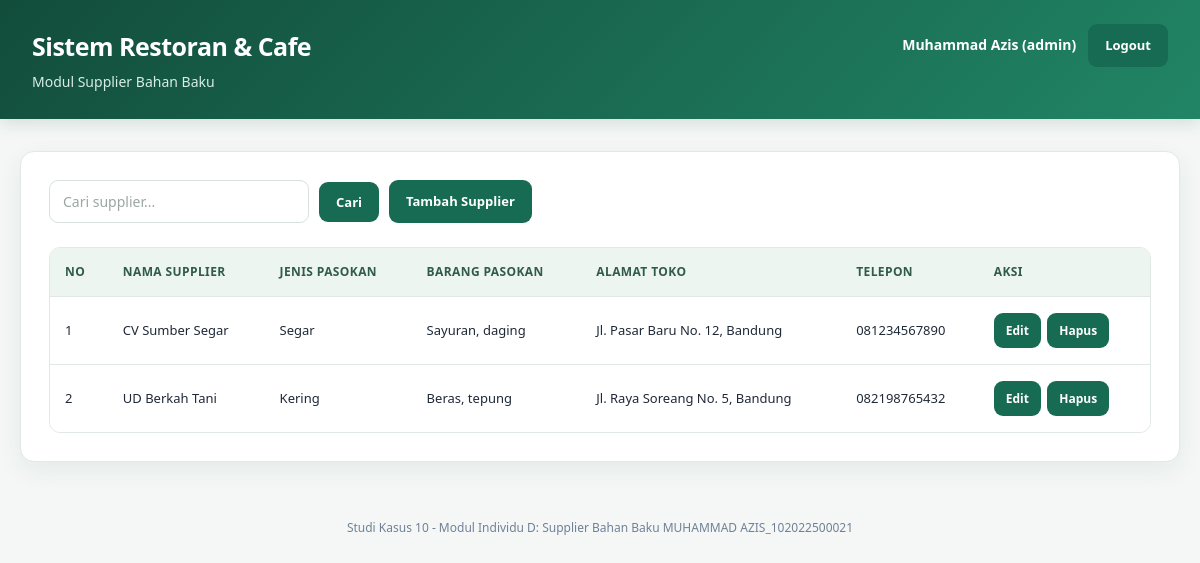
The app's page /index.php (signed in) with its own data.
### tables this page shows
CREATE TABLE IF NOT EXISTS `supplier` (
  `id_supplier`    INT AUTO_INCREMENT PRIMARY KEY,
  `nama_supplier`  VARCHAR(100) NOT NULL,
  `jenis_pasokan`  ENUM('Segar','Kering') NOT NULL,
  `barang_pasokan` VARCHAR(150) NOT NULL,
  `alamat_toko`    TEXT NOT NULL,
  `no_telepon`     VARCHAR(20) NOT NULL
);

### auth.php (called while the page is built, shortened)
<?php
function role_user() {
    return $_SESSION['role'] ?? null;
}
function adalah_admin() {
    return role_user() === 'admin';
}

### index.php (the view, shortened to what this page needs)
<?php
include "koneksi.php";
include "auth.php";
$cari = isset($_GET['cari']) ? trim($_GET['cari']) : "";
if ($cari != "") {
    $stmt = mysqli_prepare($koneksi, "SELECT * FROM supplier
        WHERE nama_supplier LIKE ? OR barang_pasokan LIKE ? OR alamat_toko LIKE ?
        ORDER BY id_supplier ASC");
    $like = "%" . $cari . "%";
    mysqli_stmt_bind_param($stmt, "sss", $like, $like, $like);
    mysqli_stmt_execute($stmt);
    $data = mysqli_stmt_get_result($stmt);
} else {
    $data = mysqli_query($koneksi, "SELECT * FROM supplier ORDER BY id_supplier ASC");
}
?>
<!DOCTYPE html>
<html lang="id">
<head>
  <link rel="stylesheet" href="style.css">
</head>
<body>
<header>
  <h1>Sistem Restoran &amp; Cafe</h1>
  <p>Modul Supplier Bahan Baku</p>
  <div class="navbar">
    <span><?= htmlspecialchars($_SESSION['nama']) ?> (<?= htmlspecialchars($_SESSION['role']) ?>)</span>
    <a href="logout.php" class="btn">Logout</a>
  </div>
</header>
<div class="container">
  <div class="toolbar">
    <form method="get">
      <input type="text" name="cari" placeholder="Cari supplier..." value="<?= htmlspecialchars($cari) ?>">
      <button type="submit" class="btn">Cari</button>
      <a href="tambah.php" class="btn">Tambah Supplier</a>
    </form>
  </div>
  <table>
    <thead>
      <tr>
        <th>No</th>
        <th>Nama Supplier</th>
        <th>Jenis Pasokan</th>
        <th>Barang Pasokan</th>
        <th>Alamat Toko</th>
        <th>Telepon</th>
        <th>Aksi</th>
      </tr>
    </thead>
    <tbody>
      <?php $no = 1; while ($row = mysqli_fetch_assoc($data)): ?>
      <tr>
        <td><?= $no++ ?></td>
        <td><?= htmlspecialchars($row['nama_supplier']) ?></td>
        <td><?= $row['jenis_pasokan'] ?></td>
        <td><?= htmlspecialchars($row['barang_pasokan']) ?></td>
        <td><?= htmlspecialchars($row['alamat_toko']) ?></td>
        <td><?= htmlspecialchars($row['no_telepon']) ?></td>
        <td>
          <a href="edit.php?id=<?= $row['id_supplier'] ?>" class="btn">Edit</a>
          <?php if (adalah_admin()): ?>
          <a href="hapus.php?id=<?= $row['id_supplier'] ?>" class="btn"
             onclick="return confirm('Yakin hapus supplier ini?')">Hapus</a>
          <?php endif; ?>
        </td>
      </tr>
      <?php endwhile; ?>
    </tbody>
  </table>
</div>
<footer>Studi Kasus 10 - Modul Individu D: Supplier Bahan Baku MUHAMMAD AZIS_102022500021</footer>
</body>
</html>

### style.css (style rules this page uses)
:root { --primary: #176b52; --primary-dark: #10513f; --primary-light: #e7f4ee; --background: #f4f7f6; --surface: #ffffff; --text: #1f2937; --text-muted: #718096; --border: #e2e8e5; --danger: #dc4545; --shadow: 0 8px 24px rgba(25, 55, 45, 0.07); --radius: 14px; }
* { box-sizing: border-box; }
body { margin: 0; font-family: "Segoe UI", Arial, sans-serif; background: var(--background); color: var(--text); font-size: 14px; line-height: 1.6; }
header { background: linear-gradient(135deg, #124d3b, #218565); color: #ffffff; padding: 26px 32px; box-shadow: 0 4px 16px rgba(18, 77, 59, 0.15); }
header h1 { margin: 0; font-size: 25px; font-weight: 700; letter-spacing: -0.5px; }
header p { margin: 5px 0 0; color: #d7eee5; font-size: 14px; }
.container { width: calc(100% - 40px); max-width: 1180px; margin: 32px auto; padding: 28px; background: var(--surface); border: 1px solid var(--border); border-radius: var(--radius); box-shadow: var(--shadow); }
.toolbar { display: flex; justify-content: space-between; align-items: center; gap: 14px; margin-bottom: 24px; }
.toolbar form { display: flex; flex-wrap: wrap; align-items: center; gap: 10px; width: 100%; }
.toolbar input { width: 260px; max-width: 100%; }
input, select, textarea { width: 100%; padding: 11px 13px; border: 1px solid #d8e1dc; border-radius: 9px; background: #ffffff; color: var(--text); font-family: inherit; font-size: 14px; transition: border-color 0.2s, box-shadow 0.2s; }
input::placeholder, textarea::placeholder { color: #9aa7a0; }
.btn { display: inline-flex; align-items: center; justify-content: center; gap: 6px; padding: 10px 16px; border: 1px solid transparent; border-radius: 9px; background: var(--primary); color: #ffffff; font-family: inherit; font-size: 13px; font-weight: 600; text-decoration: none; cursor: pointer; white-space: nowrap; transition: background 0.2s, transform 0.2s, box-shadow 0.2s; }
table { width: 100%; border-collapse: separate; border-spacing: 0; overflow: hidden; border: 1px solid var(--border); border-radius: 11px; }
thead th { background: #edf5f0; color: #315b49; font-size: 12px; font-weight: 700; text-transform: uppercase; letter-spacing: 0.4px; }
th, td { padding: 14px 15px; border-bottom: 1px solid var(--border); text-align: left; vertical-align: middle; font-size: 13px; }
tbody tr { background: #ffffff; transition: background 0.2s; }
tbody tr:last-child td { border-bottom: none; }
td .btn { margin: 2px 3px 2px 0; padding: 7px 11px; font-size: 12px; }
footer { padding: 24px 15px; color: var(--text-muted); font-size: 12px; text-align: center; }
header { position: relative; }
.navbar { position: absolute; top: 24px; right: 32px; display: flex; align-items: center; gap: 12px; color: #ffffff; font-weight: 600; }

### records on screen
supplier: nama_supplier "CV Sumber Segar", jenis_pasokan "Segar", barang_pasokan "Sayuran, daging", alamat_toko "Jl. Pasar Baru No. 12, Bandung", no_telepon "081234567890"
supplier: nama_supplier "UD Berkah Tani", jenis_pasokan "Kering", barang_pasokan "Beras, tepung", alamat_toko "Jl. Raya Soreang No. 5, Bandung", no_telepon "082198765432"

### other values on screen
$_SESSION['nama'] "Muhammad Azis"
$_SESSION['role'] "admin"
